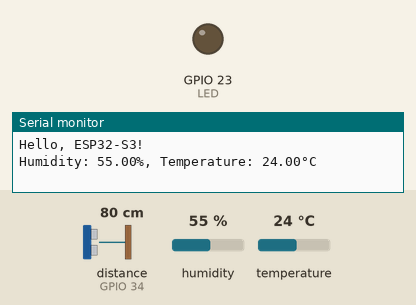
Simulated run of this program. Board: ESP32. Shown: output pins drawn as LEDs (lit = HIGH), the last lines printed to the serial monitor. Wiring (from diagram.json): ultrasonic range finder: trigger GPIO 33; echo GPIO 34. The inputs (shaded band) are chosen by the test bench; at power-on: distance to the obstacle (sensor on GPIO 34) 80 cm, humidity 55 %, temperature 24 °C. The echo pulse lasts 58.3 µs per cm; pins used as bus, display or sensor lines are not drawn.

Above: at 1.2 s.
1.3 s: distance to the obstacle (sensor on GPIO 34) set to 22 cm
2.8 s: distance to the obstacle (sensor on GPIO 34) set to 17 cm
At 3.4 s:
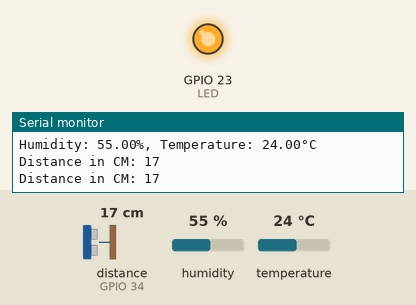
4.5 s: distance to the obstacle (sensor on GPIO 34) set to 35 cm
At 4.9 s:
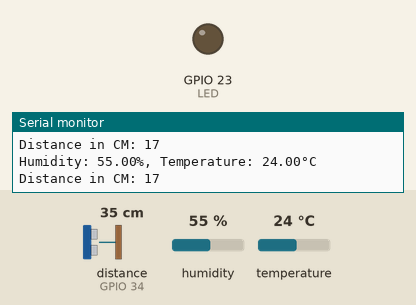
6.0 s: distance to the obstacle (sensor on GPIO 34) set to 2 cm
At 6.4 s:
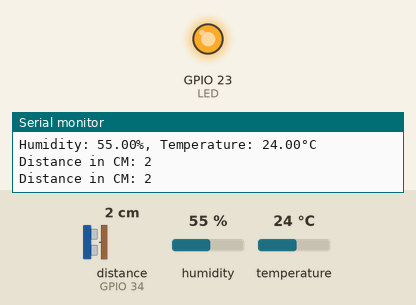
Timing chart, 0 to 8.5 s (numbered marks = the images above; inputs shaded):
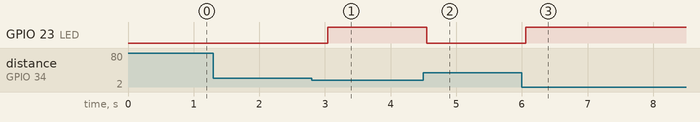

Measured:
- the behaviour switches between 20 and 19 cm on distance to the obstacle (sensor on GPIO 34) (found by bisection; images 0 and 1)
- after the input at 2.8 s, GPIO 23 (LED): LOW → HIGH after 0.24 s
- after the input at 4.5 s, GPIO 23 (LED): HIGH → LOW after 0.05 s
- after the input at 6.0 s, GPIO 23 (LED): LOW → HIGH after 0.06 s

The program:

main.cpp
```cpp
#include <string>
#include <Arduino.h>
#include "DHTesp.h"

// Measures Distance - ultara sonic
int TRIG = 33;
int ECHO = 34;

// int UST_DOWN = 20;
// int USE_DOWN = 21;

// int UST_RIGHT = 38;
// int USE_RIGHT = 37;

// int UST_LEFT = 8;
// int USE_LEFT = 18;

// int trigs[] = {UST_UP, UST_DOWN, UST_RIGHT, UST_LEFT};
// int echos[] = {USE_UP, USE_DOWN, USE_RIGHT, USE_LEFT};
// String sides[] = {"UP", "DOWN", "RIGHT", "LEFT"};
// bool valid_dis[] = {1, 1, 1, 1};

// Temperature and Humidity
int DHT = 13;
DHTesp dhtSensor;

// int DHT_NC = 14;

// led
int LED = 23;

void distanceTask(void *p)
{
  // int index_task = *((int *)p);
  while (true)
  {

    digitalWrite(TRIG, HIGH);
    delayMicroseconds(10);
    digitalWrite(TRIG, LOW);

    // Read the result:
    int duration = pulseIn(ECHO, HIGH);
    if (duration / 58 < 20)
    {
      // valid_dis[index_task] = 0;
      Serial.print("Distance in CM: ");
      Serial.println(duration / 58);
      digitalWrite(LED, HIGH);
    }
    else
    {
      digitalWrite(LED, LOW);
    }
    vTaskDelay(300 / portTICK_PERIOD_MS);
  }
}

void dhtTask(void *p)
{
  while (true)
  {
    float humidity = dhtSensor.getHumidity();
    float temperature = dhtSensor.getTemperature();

    Serial.print("Humidity: ");
    Serial.print(humidity);
    Serial.print("%, Temperature: ");
    Serial.print(temperature);
    Serial.println("°C");

    vTaskDelay(2000 / portTICK_PERIOD_MS);
  }
}

// void checkValidDistanceTask(void *p)
// {
//   while (true)
//   {
//     if (!(valid_dis[0] && valid_dis[1] && valid_dis[2] && valid_dis[3]))
//     {
//       digitalWrite(LED, HIGH);
//     }
//     else
//     {
//       digitalWrite(LED, LOW);
//     }
//     vTaskDelay(100 / portTICK_PERIOD_MS);
//   }
// }

void setup()
{

  // put your setup code here, to run once:
  Serial.begin(115200);
  Serial.println("Hello, ESP32-S3!");

  pinMode(LED, OUTPUT);

  pinMode(TRIG, OUTPUT);
  pinMode(ECHO, INPUT);

  dhtSensor.setup(DHT, DHTesp::DHT22);

  xTaskCreate(distanceTask, "distance", 3000, NULL, 1, NULL);
  xTaskCreate(dhtTask, "dht", 3000, NULL, 1, NULL);
}

void loop()
{
}
```
